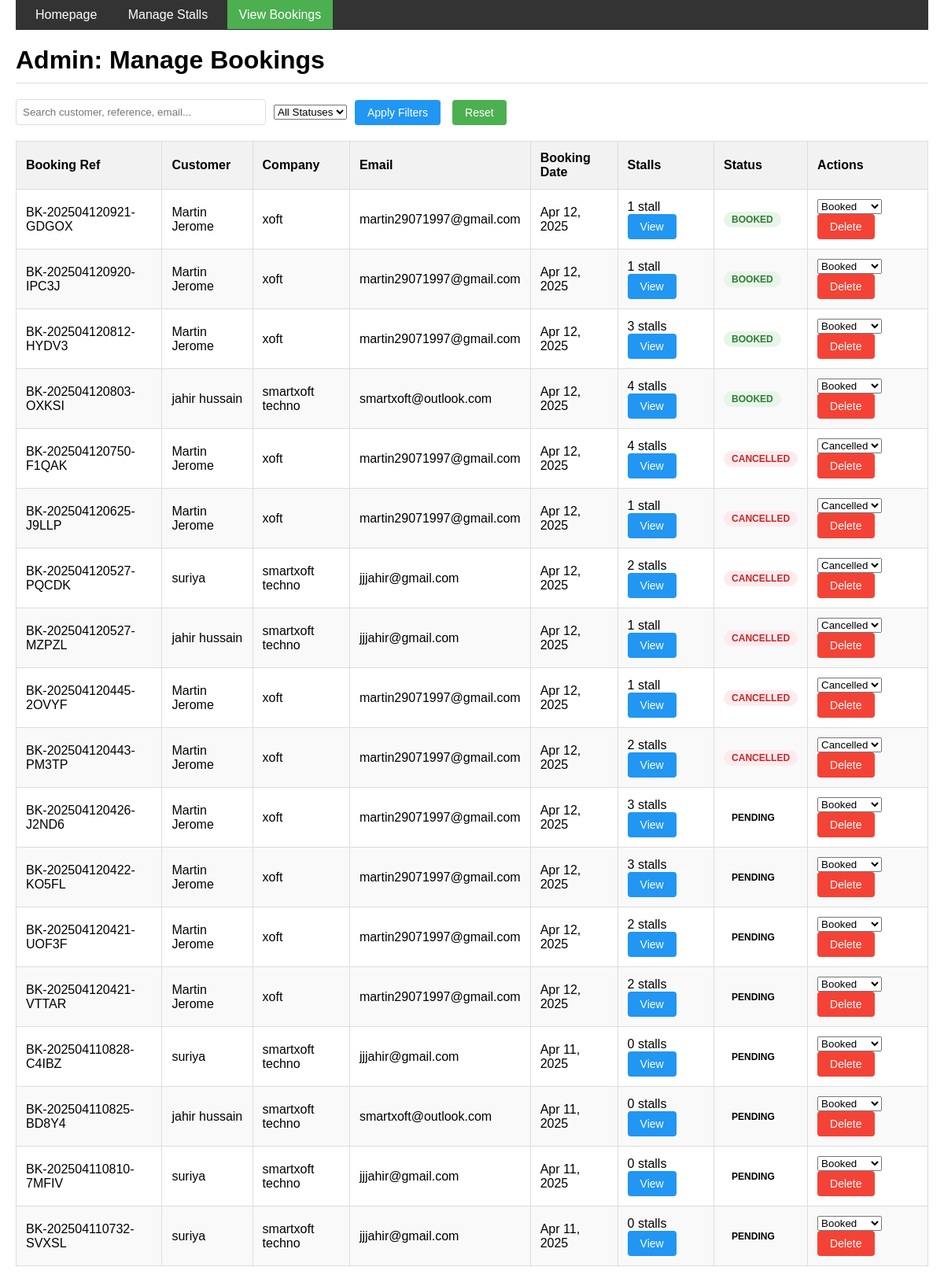
The page /admin_bookings/ on the database as committed earlier.
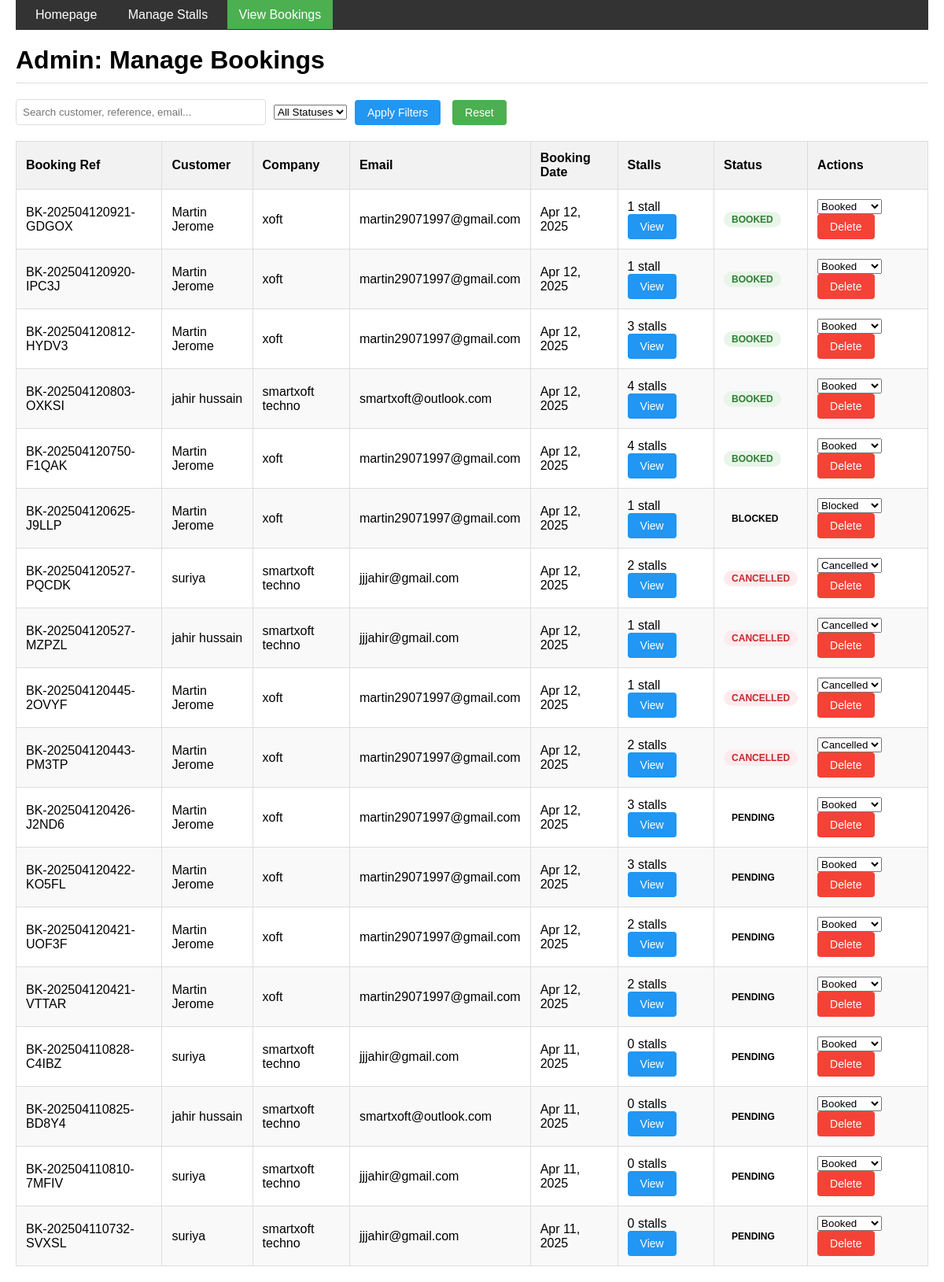
The same page on the database as committed later.
### halls/models.py (models this page shows, shortened)
class Booking(models.Model):
    STATUS_CHOICES = [
        ('booked', 'Booked'),
        ('cancelled', 'Cancelled'),
        ('blocked', 'Blocked'),
    ]
    stalls = models.ManyToManyField(Stall, related_name='bookings')
    customer_name = models.CharField(max_length=100)
    customer_email = models.EmailField()
    customer_phone = models.CharField(max_length=20)
    company_name = models.CharField(max_length=100, blank=True, null=True)
    booking_date = models.DateTimeField(default=timezone.now)
    status = models.CharField(max_length=20, choices=STATUS_CHOICES, default='booked')
    notes = models.TextField(blank=True, null=True)
    payment_status = models.BooleanField(default=False)
    booking_reference = models.CharField(max_length=20, unique=True)

### halls/views.py (the view)
# urls.py: path('admin_bookings/', views.admin_bookings, name='admin_bookings'),
def admin_bookings(request):
    bookings = Booking.objects.all().order_by('-booking_date')
    return render(request, 'halls/admin_bookings.html', {'bookings': bookings})

### templates/halls/admin_bookings.html (shortened to what this page needs)
<!DOCTYPE html>
<html lang="en">
<head>
</head>
<body>
    <div class="container">
        <div class="admin-nav">
            <a href="{% url 'root' %}">Homepage</a>
            <a href="{% url 'admin_stall_management' 1 %}">Manage Stalls</a>
            <a href="{% url 'admin_bookings' %}" class="active">View Bookings</a>
        </div>
        <div class="header">
            <h1>Admin: Manage Bookings</h1>
        </div>
        <div class="filter-controls">
            <input type="text" id="search-box" class="search-box" placeholder="Search customer, reference, email...">
            <select id="status-filter">
                <option value="">All Statuses</option>
            </select>
            <button class="btn btn-primary" id="apply-filters">Apply Filters</button>
            <button class="btn" id="reset-filters">Reset</button>
        </div>
        <table id="bookings-table">
            <thead>
                <tr>
                    <th>Booking Ref</th>
                    <th>Customer</th>
                    <th>Company</th>
                    <th>Email</th>
                    <th>Booking Date</th>
                    <th>Stalls</th>
                    <th>Status</th>
                    <th>Actions</th>
                </tr>
            </thead>
            <tbody>
                {% if bookings %}
                    {% for booking in bookings %}
                    <tr data-id="{{ booking.id }}" data-ref="{{ booking.booking_reference }}" data-customer="{{ booking.customer_name|lower }}" data-email="{{ booking.customer_email|lower }}" data-company="{{ booking.company_name|lower }}" data-status="{{ booking.status }}">
                        <td>{{ booking.booking_reference }}</td>
                        <td>{{ booking.customer_name }}</td>
                        <td>{{ booking.company_name }}</td>
                        <td>{{ booking.customer_email }}</td>
                        <td>{{ booking.booking_date|date:"M d, Y" }}</td>
                        <td>
                            {% with stall_count=booking.stalls.count %}
                                {{ stall_count }} stall{% if stall_count != 1 %}s{% endif %}
                            {% endwith %}
                            <button class="btn btn-primary btn-sm view-stalls" data-id="{{ booking.id }}">View</button>
                        </td>
                        <td>
                            <span class="status {{ booking.status }}">{{ booking.get_status_display }}</span>
                        </td>
                        <td>
                            <select class="status-dropdown" data-booking-id="{{ booking.id }}">
                                {% for status_code, status_label in booking.STATUS_CHOICES %}
                                <option value="{{ status_code }}" {% if booking.status == status_code %}selected{% endif %}>{{ status_label }}</option>
                                {% endfor %}
                            </select>
                            <button class="btn btn-danger btn-sm delete-booking" data-id="{{ booking.id }}">Delete</button>
                        </td>
                    </tr>
                    {% endfor %}
                {% else %}
                    <tr>
                        <td colspan="8" class="no-results">No bookings found</td>
                    </tr>
                {% endif %}
            </tbody>
        </table>
    </div>
</body>
</html>

Rows that differ between the two databases and show on the page:
changed Booking "BK-202504120750-F1QAK": status "CANCELLED" → "BOOKED"; status+id "Cancelled" → "Booked"
changed Booking "BK-202504120625-J9LLP": status "CANCELLED" → "BLOCKED"; status+id "Cancelled" → "Blocked"
